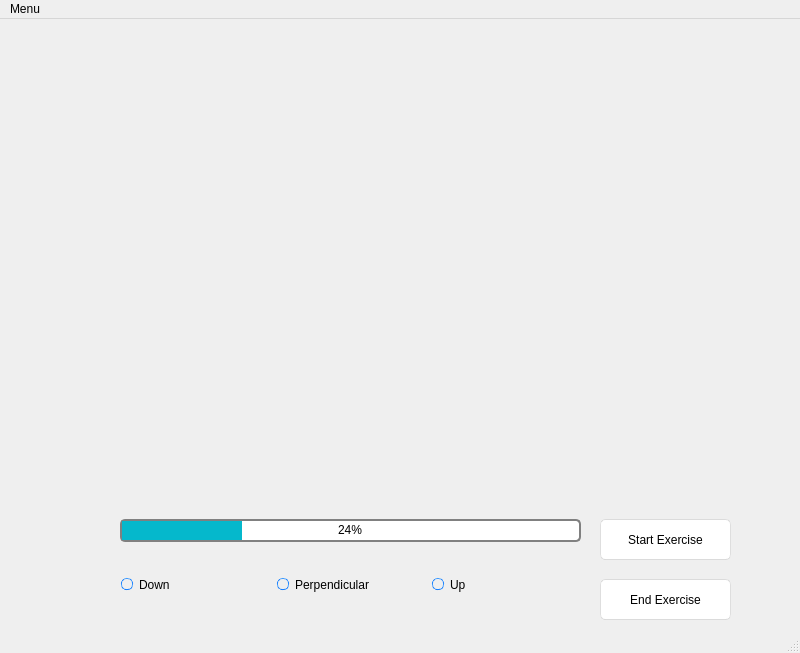
<?xml version="1.0" encoding="UTF-8"?>
<ui version="4.0">
 <class>MainWindow</class>
 <widget class="QMainWindow" name="MainWindow">
  <property name="geometry">
   <rect>
    <x>0</x>
    <y>0</y>
    <width>800</width>
    <height>653</height>
   </rect>
  </property>
  <property name="windowTitle">
   <string>MainWindow</string>
  </property>
  <property name="styleSheet">
   <string notr="true">QProgressBar {
    border: 2px solid grey;
    border-radius: 5px;
    text-align: center;
}

QProgressBar::chunk {
    background-color: #05B8CC;
    width: 20px;
    text-align: center;
}</string>
  </property>
  <widget class="QWidget" name="centralwidget">
   <widget class="QWidget" name="cameraWidget" native="true">
    <property name="geometry">
     <rect>
      <x>0</x>
      <y>0</y>
      <width>801</width>
      <height>461</height>
     </rect>
    </property>
   </widget>
   <widget class="QPushButton" name="startBtn">
    <property name="geometry">
     <rect>
      <x>600</x>
      <y>500</y>
      <width>131</width>
      <height>41</height>
     </rect>
    </property>
    <property name="styleSheet">
     <string notr="true">QPushButton{
	border-style: solid;
	border-top-color: qlineargradient(spread:pad, x1:0.5, y1:1, x2:0.5, y2:0, stop:0 rgb(215, 215, 215), stop:1 rgb(222, 222, 222));
	border-right-color: qlineargradient(spread:pad, x1:0, y1:0.5, x2:1, y2:0.5, stop:0 rgb(217, 217, 217), stop:1 rgb(227, 227, 227));
	border-left-color: qlineargradient(spread:pad, x1:0, y1:0.5, x2:1, y2:0.5, stop:0 rgb(227, 227, 227), stop:1 rgb(217, 217, 217));
	border-bottom-color: qlineargradient(spread:pad, x1:0.5, y1:1, x2:0.5, y2:0, stop:0 rgb(215, 215, 215), stop:1 rgb(222, 222, 222));
	border-width: 1px;
	border-radius: 5px;
	color: rgb(0,0,0);
	padding: 2px;
	background-color: rgb(255,255,255);
}
QPushButton::default{
	border-style: solid;
	border-top-color: qlineargradient(spread:pad, x1:0.5, y1:1, x2:0.5, y2:0, stop:0 rgb(215, 215, 215), stop:1 rgb(222, 222, 222));
	border-right-color: qlineargradient(spread:pad, x1:0, y1:0.5, x2:1, y2:0.5, stop:0 rgb(217, 217, 217), stop:1 rgb(227, 227, 227));
	border-left-color: qlineargradient(spread:pad, x1:0, y1:0.5, x2:1, y2:0.5, stop:0 rgb(227, 227, 227), stop:1 rgb(217, 217, 217));
	border-bottom-color: qlineargradient(spread:pad, x1:0.5, y1:1, x2:0.5, y2:0, stop:0 rgb(215, 215, 215), stop:1 rgb(222, 222, 222));
	border-width: 1px;
	border-radius: 5px;
	color: rgb(0,0,0);
	padding: 2px;
	background-color: rgb(255,255,255);
}
QPushButton:hover{
	border-style: solid;
	border-top-color: qlineargradient(spread:pad, x1:0.5, y1:1, x2:0.5, y2:0, stop:0 rgb(195, 195, 195), stop:1 rgb(222, 222, 222));
	border-right-color: qlineargradient(spread:pad, x1:0, y1:0.5, x2:1, y2:0.5, stop:0 rgb(197, 197, 197), stop:1 rgb(227, 227, 227));
	border-left-color: qlineargradient(spread:pad, x1:0, y1:0.5, x2:1, y2:0.5, stop:0 rgb(227, 227, 227), stop:1 rgb(197, 197, 197));
	border-bottom-color: qlineargradient(spread:pad, x1:0.5, y1:1, x2:0.5, y2:0, stop:0 rgb(195, 195, 195), stop:1 rgb(222, 222, 222));
	border-width: 1px;
	border-radius: 5px;
	color: rgb(0,0,0);
	padding: 2px;
	background-color: rgb(255,255,255);
}
QPushButton:pressed{
	border-style: solid;
	border-top-color: qlineargradient(spread:pad, x1:0.5, y1:1, x2:0.5, y2:0, stop:0 rgb(215, 215, 215), stop:1 rgb(222, 222, 222));
	border-right-color: qlineargradient(spread:pad, x1:0, y1:0.5, x2:1, y2:0.5, stop:0 rgb(217, 217, 217), stop:1 rgb(227, 227, 227));
	border-left-color: qlineargradient(spread:pad, x1:0, y1:0.5, x2:1, y2:0.5, stop:0 rgb(227, 227, 227), stop:1 rgb(217, 217, 217));
	border-bottom-color: qlineargradient(spread:pad, x1:0.5, y1:1, x2:0.5, y2:0, stop:0 rgb(215, 215, 215), stop:1 rgb(222, 222, 222));
	border-width: 1px;
	border-radius: 5px;
	color: rgb(0,0,0);
	padding: 2px;
	background-color: rgb(142,142,142);
}
QPushButton:disabled{
	border-style: solid;
	border-top-color: qlineargradient(spread:pad, x1:0.5, y1:1, x2:0.5, y2:0, stop:0 rgb(215, 215, 215), stop:1 rgb(222, 222, 222));
	border-right-color: qlineargradient(spread:pad, x1:0, y1:0.5, x2:1, y2:0.5, stop:0 rgb(217, 217, 217), stop:1 rgb(227, 227, 227));
	border-left-color: qlineargradient(spread:pad, x1:0, y1:0.5, x2:1, y2:0.5, stop:0 rgb(227, 227, 227), stop:1 rgb(217, 217, 217));
	border-bottom-color: qlineargradient(spread:pad, x1:0.5, y1:1, x2:0.5, y2:0, stop:0 rgb(215, 215, 215), stop:1 rgb(222, 222, 222));
	border-width: 1px;
	border-radius: 5px;
	color: #808086;
	padding: 2px;
	background-color: rgb(142,142,142);
}</string>
    </property>
    <property name="text">
     <string>Start Exercise</string>
    </property>
    <property name="checkable">
     <bool>true</bool>
    </property>
   </widget>
   <widget class="QPushButton" name="endBtn">
    <property name="geometry">
     <rect>
      <x>600</x>
      <y>560</y>
      <width>131</width>
      <height>41</height>
     </rect>
    </property>
    <property name="styleSheet">
     <string notr="true">QPushButton{
	border-style: solid;
	border-top-color: qlineargradient(spread:pad, x1:0.5, y1:1, x2:0.5, y2:0, stop:0 rgb(215, 215, 215), stop:1 rgb(222, 222, 222));
	border-right-color: qlineargradient(spread:pad, x1:0, y1:0.5, x2:1, y2:0.5, stop:0 rgb(217, 217, 217), stop:1 rgb(227, 227, 227));
	border-left-color: qlineargradient(spread:pad, x1:0, y1:0.5, x2:1, y2:0.5, stop:0 rgb(227, 227, 227), stop:1 rgb(217, 217, 217));
	border-bottom-color: qlineargradient(spread:pad, x1:0.5, y1:1, x2:0.5, y2:0, stop:0 rgb(215, 215, 215), stop:1 rgb(222, 222, 222));
	border-width: 1px;
	border-radius: 5px;
	color: rgb(0,0,0);
	padding: 2px;
	background-color: rgb(255,255,255);
}
QPushButton::default{
	border-style: solid;
	border-top-color: qlineargradient(spread:pad, x1:0.5, y1:1, x2:0.5, y2:0, stop:0 rgb(215, 215, 215), stop:1 rgb(222, 222, 222));
	border-right-color: qlineargradient(spread:pad, x1:0, y1:0.5, x2:1, y2:0.5, stop:0 rgb(217, 217, 217), stop:1 rgb(227, 227, 227));
	border-left-color: qlineargradient(spread:pad, x1:0, y1:0.5, x2:1, y2:0.5, stop:0 rgb(227, 227, 227), stop:1 rgb(217, 217, 217));
	border-bottom-color: qlineargradient(spread:pad, x1:0.5, y1:1, x2:0.5, y2:0, stop:0 rgb(215, 215, 215), stop:1 rgb(222, 222, 222));
	border-width: 1px;
	border-radius: 5px;
	color: rgb(0,0,0);
	padding: 2px;
	background-color: rgb(255,255,255);
}
QPushButton:hover{
	border-style: solid;
	border-top-color: qlineargradient(spread:pad, x1:0.5, y1:1, x2:0.5, y2:0, stop:0 rgb(195, 195, 195), stop:1 rgb(222, 222, 222));
	border-right-color: qlineargradient(spread:pad, x1:0, y1:0.5, x2:1, y2:0.5, stop:0 rgb(197, 197, 197), stop:1 rgb(227, 227, 227));
	border-left-color: qlineargradient(spread:pad, x1:0, y1:0.5, x2:1, y2:0.5, stop:0 rgb(227, 227, 227), stop:1 rgb(197, 197, 197));
	border-bottom-color: qlineargradient(spread:pad, x1:0.5, y1:1, x2:0.5, y2:0, stop:0 rgb(195, 195, 195), stop:1 rgb(222, 222, 222));
	border-width: 1px;
	border-radius: 5px;
	color: rgb(0,0,0);
	padding: 2px;
	background-color: rgb(255,255,255);
}
QPushButton:pressed{
	border-style: solid;
	border-top-color: qlineargradient(spread:pad, x1:0.5, y1:1, x2:0.5, y2:0, stop:0 rgb(215, 215, 215), stop:1 rgb(222, 222, 222));
	border-right-color: qlineargradient(spread:pad, x1:0, y1:0.5, x2:1, y2:0.5, stop:0 rgb(217, 217, 217), stop:1 rgb(227, 227, 227));
	border-left-color: qlineargradient(spread:pad, x1:0, y1:0.5, x2:1, y2:0.5, stop:0 rgb(227, 227, 227), stop:1 rgb(217, 217, 217));
	border-bottom-color: qlineargradient(spread:pad, x1:0.5, y1:1, x2:0.5, y2:0, stop:0 rgb(215, 215, 215), stop:1 rgb(222, 222, 222));
	border-width: 1px;
	border-radius: 5px;
	color: rgb(0,0,0);
	padding: 2px;
	background-color: rgb(142,142,142);
}
QPushButton:disabled{
	border-style: solid;
	border-top-color: qlineargradient(spread:pad, x1:0.5, y1:1, x2:0.5, y2:0, stop:0 rgb(215, 215, 215), stop:1 rgb(222, 222, 222));
	border-right-color: qlineargradient(spread:pad, x1:0, y1:0.5, x2:1, y2:0.5, stop:0 rgb(217, 217, 217), stop:1 rgb(227, 227, 227));
	border-left-color: qlineargradient(spread:pad, x1:0, y1:0.5, x2:1, y2:0.5, stop:0 rgb(227, 227, 227), stop:1 rgb(217, 217, 217));
	border-bottom-color: qlineargradient(spread:pad, x1:0.5, y1:1, x2:0.5, y2:0, stop:0 rgb(215, 215, 215), stop:1 rgb(222, 222, 222));
	border-width: 1px;
	border-radius: 5px;
	color: #808086;
	padding: 2px;
	background-color: rgb(142,142,142);
}</string>
    </property>
    <property name="text">
     <string>End Exercise</string>
    </property>
    <property name="checkable">
     <bool>true</bool>
    </property>
   </widget>
   <widget class="QProgressBar" name="progressBar">
    <property name="geometry">
     <rect>
      <x>120</x>
      <y>500</y>
      <width>461</width>
      <height>23</height>
     </rect>
    </property>
    <property name="styleSheet">
     <string notr="true">QProgressBar {
    border: 2px solid grey;
    border-radius: 5px;
}

QProgressBar::chunk {
    background-color: #05B8CC;
    width: 20px;
}</string>
    </property>
    <property name="value">
     <number>24</number>
    </property>
   </widget>
   <widget class="QWidget" name="horizontalLayoutWidget">
    <property name="geometry">
     <rect>
      <x>120</x>
      <y>530</y>
      <width>461</width>
      <height>71</height>
     </rect>
    </property>
    <layout class="QHBoxLayout" name="horizontalLayout">
     <item>
      <widget class="QRadioButton" name="radioDownBtn">
       <property name="enabled">
        <bool>true</bool>
       </property>
       <property name="styleSheet">
        <string notr="true">QRadioButton {
	color: 000000;
	padding: 1px;
}
QRadioButton::indicator:checked {
	height: 10px;
	width: 10px;
	border-style:solid;
	border-radius:5px;
	border-width: 1px;
	border-color: qlineargradient(spread:pad, x1:0.5, y1:1, x2:0.5, y2:0, stop:0 rgba(0, 113, 255, 255), stop:1 rgba(91, 171, 252, 255));
	color: #a9b7c6;
	background-color: qlineargradient(spread:pad, x1:0.5, y1:1, x2:0.5, y2:0, stop:0 rgba(0, 113, 255, 255), stop:1 rgba(91, 171, 252, 255));
}
QRadioButton::indicator:!checked {
	height: 10px;
	width: 10px;
	border-style:solid;
	border-radius:5px;
	border-width: 1px;
	border-color: qlineargradient(spread:pad, x1:0.5, y1:1, x2:0.5, y2:0, stop:0 rgba(0, 113, 255, 255), stop:1 rgba(91, 171, 252, 255));
	color: #a9b7c6;
	background-color: transparent;
}</string>
       </property>
       <property name="text">
        <string>Down</string>
       </property>
       <property name="checkable">
        <bool>false</bool>
       </property>
      </widget>
     </item>
     <item>
      <widget class="QRadioButton" name="radioPerpBtn">
       <property name="styleSheet">
        <string notr="true">QRadioButton {
	color: 000000;
	padding: 1px;
}
QRadioButton::indicator:checked {
	height: 10px;
	width: 10px;
	border-style:solid;
	border-radius:5px;
	border-width: 1px;
	border-color: qlineargradient(spread:pad, x1:0.5, y1:1, x2:0.5, y2:0, stop:0 rgba(0, 113, 255, 255), stop:1 rgba(91, 171, 252, 255));
	color: #a9b7c6;
	background-color: qlineargradient(spread:pad, x1:0.5, y1:1, x2:0.5, y2:0, stop:0 rgba(0, 113, 255, 255), stop:1 rgba(91, 171, 252, 255));
}
QRadioButton::indicator:!checked {
	height: 10px;
	width: 10px;
	border-style:solid;
	border-radius:5px;
	border-width: 1px;
	border-color: qlineargradient(spread:pad, x1:0.5, y1:1, x2:0.5, y2:0, stop:0 rgba(0, 113, 255, 255), stop:1 rgba(91, 171, 252, 255));
	color: #a9b7c6;
	background-color: transparent;
}</string>
       </property>
       <property name="text">
        <string>Perpendicular</string>
       </property>
       <property name="checkable">
        <bool>false</bool>
       </property>
      </widget>
     </item>
     <item>
      <widget class="QRadioButton" name="radioUpBtn">
       <property name="styleSheet">
        <string notr="true">QRadioButton {
	color: 000000;
	padding: 1px;
}
QRadioButton::indicator:checked {
	height: 10px;
	width: 10px;
	border-style:solid;
	border-radius:5px;
	border-width: 1px;
	border-color: qlineargradient(spread:pad, x1:0.5, y1:1, x2:0.5, y2:0, stop:0 rgba(0, 113, 255, 255), stop:1 rgba(91, 171, 252, 255));
	color: #a9b7c6;
	background-color: qlineargradient(spread:pad, x1:0.5, y1:1, x2:0.5, y2:0, stop:0 rgba(0, 113, 255, 255), stop:1 rgba(91, 171, 252, 255));
}
QRadioButton::indicator:!checked {
	height: 10px;
	width: 10px;
	border-style:solid;
	border-radius:5px;
	border-width: 1px;
	border-color: qlineargradient(spread:pad, x1:0.5, y1:1, x2:0.5, y2:0, stop:0 rgba(0, 113, 255, 255), stop:1 rgba(91, 171, 252, 255));
	color: #a9b7c6;
	background-color: transparent;
}</string>
       </property>
       <property name="text">
        <string>Up</string>
       </property>
       <property name="checkable">
        <bool>false</bool>
       </property>
      </widget>
     </item>
    </layout>
   </widget>
  </widget>
  <widget class="QMenuBar" name="menubar">
   <property name="geometry">
    <rect>
     <x>0</x>
     <y>0</y>
     <width>800</width>
     <height>21</height>
    </rect>
   </property>
   <widget class="QMenu" name="menuMenu">
    <property name="title">
     <string>Menu</string>
    </property>
    <addaction name="actionExit"/>
    <addaction name="actionAbout_authors"/>
    <addaction name="actionAbout_application"/>
   </widget>
   <addaction name="menuMenu"/>
  </widget>
  <widget class="QStatusBar" name="statusbar"/>
  <action name="actionExit">
   <property name="text">
    <string>Exit</string>
   </property>
  </action>
  <action name="actionAbout_authors">
   <property name="text">
    <string>About authors</string>
   </property>
  </action>
  <action name="actionAbout_application">
   <property name="text">
    <string>About application</string>
   </property>
  </action>
 </widget>
 <resources/>
 <connections/>
</ui>
